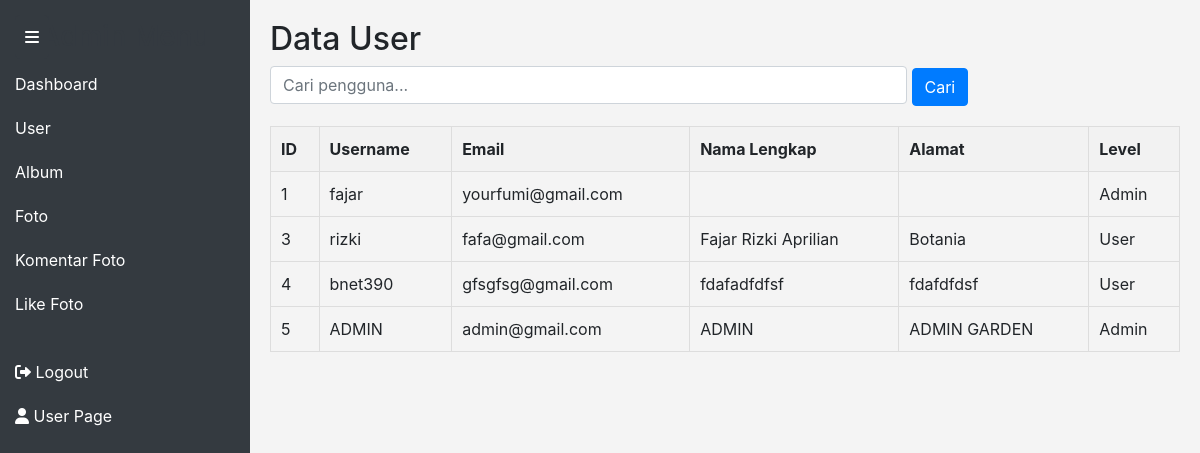
Page /admin-dashboard.php (signed in) on the committed database.
### tables this page shows
CREATE TABLE `gallery_user` (
  `UserID` int(11) NOT NULL,
  `Username` varchar(255) DEFAULT NULL,
  `Password` varchar(255) DEFAULT NULL,
  `Email` varchar(255) DEFAULT NULL,
  `NamaLengkap` varchar(255) DEFAULT NULL,
  `Alamat` text DEFAULT NULL,
  `Level` enum('Admin','User') DEFAULT NULL
);

### admin-dashboard.php (the view, shortened to what this page needs)
<?php
require 'config.php';
$search_query = '';
$sql = "SELECT * FROM gallery_user $search_query";
$stmt_users = $pdo->prepare($sql);
$stmt_users->execute();
$users = $stmt_users->fetchAll();
?>
<!DOCTYPE html>
<html lang="id">
<head>
    <link rel="stylesheet" href="https://stackpath.bootstrapcdn.com/bootstrap/4.5.2/css/bootstrap.min.css">
    <link rel="stylesheet" href="https://cdnjs.cloudflare.com/ajax/libs/font-awesome/6.0.0-beta3/css/all.min.css">
</head>
<body>
    <?php require 'dashboard-navbar.php' ?>
        <h2>Data User</h2>
        <form method="get" action="">
            <input type="text" name="search" placeholder="Cari pengguna..." class="form-control d-inline-block" style="width: 70%;" value="<?php echo isset($_GET['search']) ? htmlspecialchars($_GET['search']) : ''; ?>">
            <button type="submit" class="btn btn-primary">Cari</button>
        </form>
        <table>
            <thead>
                <tr>
                    <th>ID</th>
                    <th>Username</th>
                    <th>Email</th>
                    <th>Nama Lengkap</th>
                    <th>Alamat</th>
                    <th>Level</th>
                </tr>
            </thead>
            <tbody>
                <?php if (count($users) > 0): ?>
                    <?php foreach ($users as $user): ?>
                    <tr>
                        <td><?php echo htmlspecialchars($user['UserID']); ?></td>
                        <td><?php echo htmlspecialchars($user['Username']); ?></td>
                        <td><?php echo htmlspecialchars($user['Email']); ?></td>
                        <td><?php echo htmlspecialchars($user['NamaLengkap']); ?></td>
                        <td><?php echo htmlspecialchars($user['Alamat']); ?></td>
                        <td><?php echo htmlspecialchars($user['Level']); ?></td>
                    </tr>
                    <?php endforeach; ?>
                <?php else: ?>
                    <tr>
                        <td colspan="6">Tidak ada hasil untuk pencarian "<?php echo htmlspecialchars($_GET['search']); ?>"</td>
                    </tr>
                <?php endif; ?>
            </tbody>
        </table>
    </div>
</body>
</html>

### dashboard-navbar.php
<div class="sidebar">
        <h3 class="text-dark text-center">Admin Menu</h3>
        <a href="dashboard.php">Dashboard</a>
        <a href="admin-dashboard.php">User</a>
        <a href="albums.php">Album</a>
        <a href="photos.php">Foto</a>
        <a href="comments.php">Komentar Foto</a>
        <a href="likes.php">Like Foto</a>
        <a href="logout.php" class="mt-4"><i class="fa-solid fa-right-from-bracket"></i> Logout</a>
        <a href="gallery.php"><i class="fa-solid fa-user"></i> User Page</a>
    </div>
    <div class="content">
        <button class="toggle-sidebar btn-dark" onclick="toggleSidebar()">
            <i class="fas fa-bars"></i>
        </button>

### admin-dashboard.php (style rules this page uses)
body { display: flex; margin: 0; padding: 0; background-color: #f4f4f4; }
.sidebar { width: 250px; background-color: #343a40; height: 100vh; padding-top: 20px; transition: width 0.3s; position: fixed; z-index: 1000; overflow: hidden; }
.sidebar a { color: white; padding: 10px 15px; display: block; text-decoration: none; opacity: 1; transition: opacity 0.3s; }
.content { margin-left: 250px; padding: 20px; flex-grow: 1; transition: margin-left 0.3s; }
.toggle-sidebar { position: absolute; left: 15px; top: 15px; z-index: 1000; cursor: pointer; color: white; border: none; padding: 10px; border-radius: 5px; }
table { width: 100%; border-collapse: collapse; margin-top: 20px; }
table, th, td { border: 1px solid #ddd; }
th, td { padding: 10px; text-align: left; }
th { background-color: #f2f2f2; }

### rows in the picture
gallery_user: UserID "1", Username "fajar", Email "yourfumi@gmail.com", Level "Admin"
gallery_user: UserID "3", Username "rizki", Email "fafa@gmail.com", NamaLengkap "Fajar Rizki Aprilian", Alamat "Botania", Level "User"
gallery_user: UserID "4", Username "bnet390", Email "gfsgfsg@gmail.com", NamaLengkap "fdafadfdfsf", Alamat "fdafdfdsf", Level "User"
gallery_user: UserID "5", Username "ADMIN", Email "admin@gmail.com", NamaLengkap "ADMIN", Alamat "ADMIN GARDEN", Level "Admin"
